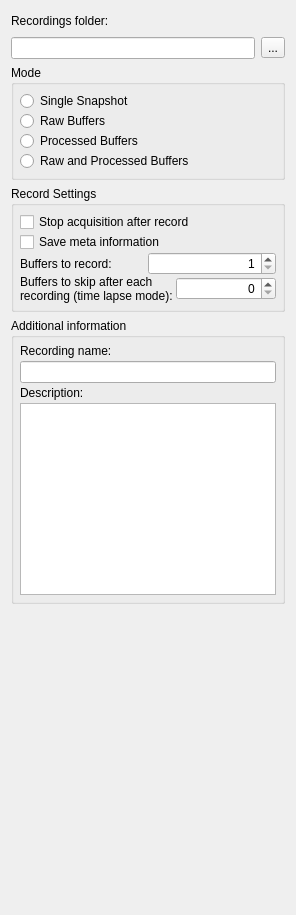
		 <widget class="QWidget" name="tab_3">
		  <attribute name="title">
		   <string>Recording</string>
		  </attribute>
		  <layout class="QVBoxLayout" name="verticalLayout_16">
		   <item>
			<layout class="QVBoxLayout" name="verticalLayout_2">
			 <item>
			  <layout class="QHBoxLayout" name="horizontalLayout_3">
			   <item>
				<widget class="QLabel" name="label">
				 <property name="text">
				  <string>Recordings folder:</string>
				 </property>
				</widget>
			   </item>
			   <item>
				<spacer name="horizontalSpacer_2">
				 <property name="orientation">
				  <enum>Qt::Horizontal</enum>
				 </property>
				 <property name="sizeHint" stdset="0">
				  <size>
				   <width>40</width>
				   <height>20</height>
				  </size>
				 </property>
				</spacer>
			   </item>
			  </layout>
			 </item>
			 <item>
			  <layout class="QHBoxLayout" name="horizontalLayout_2">
			   <item>
				<widget class="QLineEdit" name="lineEdit_saveFolder">
				 <property name="readOnly">
				  <bool>false</bool>
				 </property>
				 <property name="cursorMoveStyle">
				  <enum>Qt::VisualMoveStyle</enum>
				 </property>
				 <property name="clearButtonEnabled">
				  <bool>false</bool>
				 </property>
				</widget>
			   </item>
			   <item>
				<widget class="QToolButton" name="toolButton">
				 <property name="text">
				  <string>...</string>
				 </property>
				</widget>
			   </item>
			  </layout>
			 </item>
			</layout>
		   </item>
		   <item>
			<widget class="QGroupBox" name="groupBox">
			 <property name="title">
			  <string>Mode</string>
			 </property>
			 <layout class="QVBoxLayout" name="verticalLayout_3">
			  <property name="spacing">
			   <number>0</number>
			  </property>
			  <property name="leftMargin">
			   <number>6</number>
			  </property>
			  <property name="topMargin">
			   <number>6</number>
			  </property>
			  <property name="rightMargin">
			   <number>6</number>
			  </property>
			  <property name="bottomMargin">
			   <number>6</number>
			  </property>
			  <item>
			   <widget class="QRadioButton" name="radioButton_snapshot">
				<property name="text">
				 <string>Single Snapshot</string>
				</property>
			   </widget>
			  </item>
			  <item>
			   <widget class="QRadioButton" name="radioButton_raw">
				<property name="text">
				 <string>Raw Buffers</string>
				</property>
			   </widget>
			  </item>
			  <item>
			   <widget class="QRadioButton" name="radioButton_processed">
				<property name="text">
				 <string>Processed Buffers</string>
				</property>
			   </widget>
			  </item>
			  <item>
			   <widget class="QRadioButton" name="radioButton_rawAndProcessed">
				<property name="text">
				 <string>Raw and Processed Buffers</string>
				</property>
			   </widget>
			  </item>
			 </layout>
			</widget>
		   </item>
		   <item>
			<widget class="QGroupBox" name="groupBox_2">
			 <property name="title">
			  <string>Record Settings</string>
			 </property>
			 <layout class="QVBoxLayout" name="verticalLayout_4">
			  <property name="spacing">
			   <number>0</number>
			  </property>
			  <property name="leftMargin">
			   <number>6</number>
			  </property>
			  <property name="topMargin">
			   <number>6</number>
			  </property>
			  <property name="rightMargin">
			   <number>6</number>
			  </property>
			  <property name="bottomMargin">
			   <number>6</number>
			  </property>
			  <item>
			   <widget class="QCheckBox" name="checkBox_stopAfterRec">
				<property name="text">
				 <string>Stop acquisition after record</string>
				</property>
			   </widget>
			  </item>
			  <item>
			   <widget class="QCheckBox" name="checkBox_meta">
				<property name="text">
				 <string>Save meta information</string>
				</property>
			   </widget>
			  </item>
			  <item>
			   <layout class="QHBoxLayout" name="horizontalLayout_4">
				<item>
				 <widget class="QLabel" name="label_2">
				  <property name="text">
				   <string>Buffers to record:</string>
				  </property>
				 </widget>
				</item>
				<item>
				 <widget class="QSpinBox" name="spinBox_volumes">
				  <property name="alignment">
				   <set>Qt::AlignRight|Qt::AlignTrailing|Qt::AlignVCenter</set>
				  </property>
				  <property name="minimum">
				   <number>1</number>
				  </property>
				  <property name="maximum">
				   <number>9999</number>
				  </property>
				 </widget>
				</item>
			   </layout>
			  </item>
			  <item>
			   <layout class="QHBoxLayout" name="horizontalLayout_25">
				<item>
				 <widget class="QLabel" name="label_25">
				  <property name="text">
				   <string>Buffers to skip after each 
recording (time lapse mode): </string>
				  </property>
				 </widget>
				</item>
				<item>
				 <widget class="QSpinBox" name="spinBox_buffersToSkip">
				  <property name="alignment">
				   <set>Qt::AlignRight|Qt::AlignTrailing|Qt::AlignVCenter</set>
				  </property>
				  <property name="minimum">
				   <number>0</number>
				  </property>
				  <property name="maximum">
				   <number>9999</number>
				  </property>
				  <property name="value">
				   <number>0</number>
				  </property>
				 </widget>
				</item>
			   </layout>
			  </item>
			 </layout>
			</widget>
		   </item>
		   <item>
			<widget class="QGroupBox" name="groupBox_6">
			 <property name="title">
			  <string>Additional information</string>
			 </property>
			 <layout class="QVBoxLayout" name="verticalLayout_15">
			  <property name="spacing">
			   <number>3</number>
			  </property>
			  <property name="leftMargin">
			   <number>6</number>
			  </property>
			  <property name="topMargin">
			   <number>6</number>
			  </property>
			  <property name="rightMargin">
			   <number>6</number>
			  </property>
			  <property name="bottomMargin">
			   <number>6</number>
			  </property>
			  <item>
			   <layout class="QVBoxLayout" name="verticalLayout_14">
				<item>
				 <widget class="QLabel" name="label_20">
				  <property name="text">
				   <string>Recording name:</string>
				  </property>
				 </widget>
				</item>
				<item>
				 <widget class="QLineEdit" name="lineEdit_recName"/>
				</item>
			   </layout>
			  </item>
			  <item>
			   <layout class="QVBoxLayout" name="verticalLayout_5">
				<item>
				 <widget class="QLabel" name="label_21">
				  <property name="text">
				   <string>Description:</string>
				  </property>
				 </widget>
				</item>
				<item>
				 <widget class="QPlainTextEdit" name="plainTextEdit_description"/>
				</item>
			   </layout>
			  </item>
			 </layout>
			</widget>
		   </item>
		   <item>
			<spacer name="verticalSpacer">
			 <property name="orientation">
			  <enum>Qt::Vertical</enum>
			 </property>
			 <property name="sizeHint" stdset="0">
			  <size>
			   <width>20</width>
			   <height>300</height>
			  </size>
			 </property>
			</spacer>
		   </item>
		  </layout>
		 </widget>
